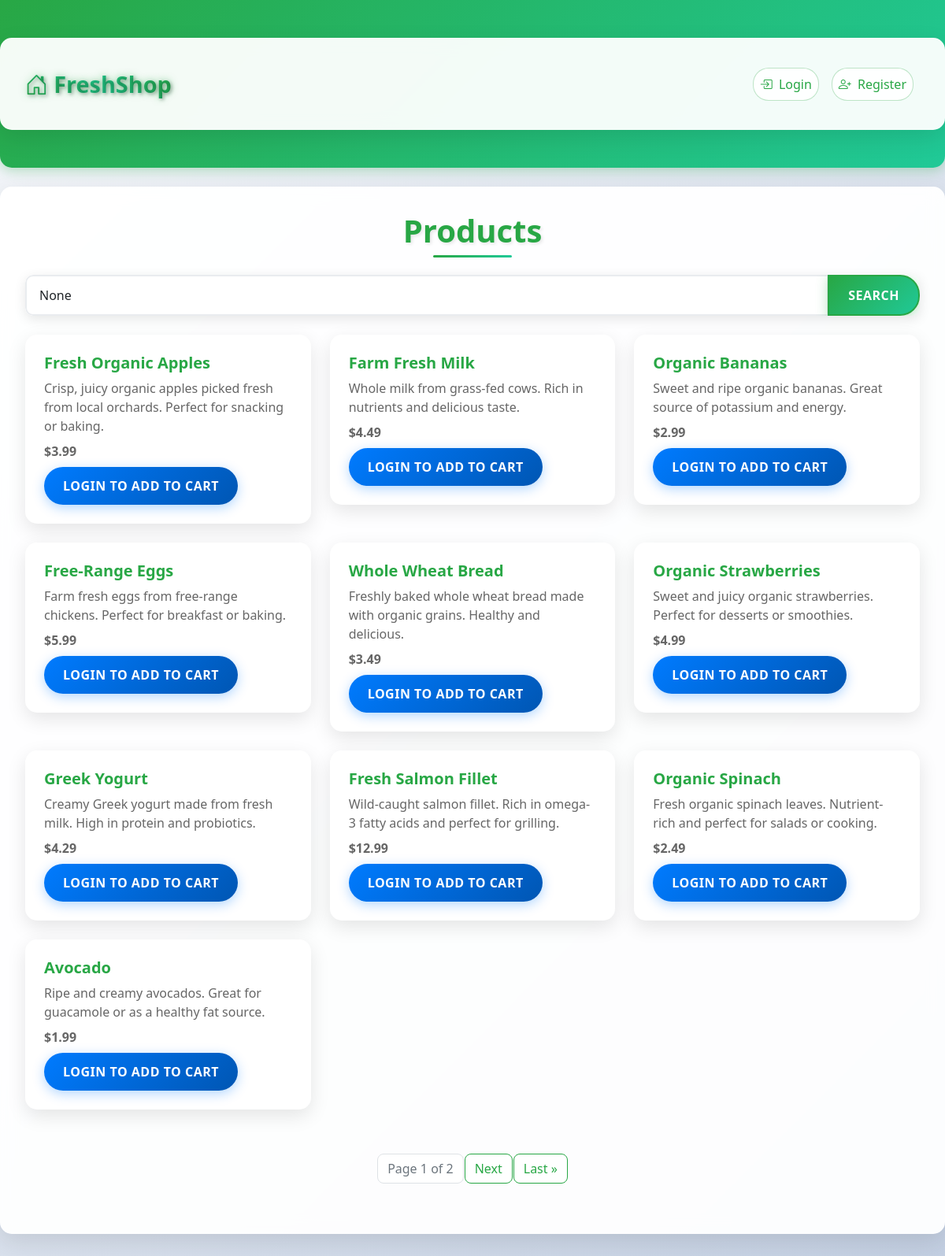
The page / on the database its author committed.
### shop/models.py (models this page shows, shortened)
class Product(models.Model):
    name = models.CharField(max_length=100)
    description = models.TextField()
    price = models.DecimalField(max_digits=10, decimal_places=2)
    image = models.ImageField(upload_to='products/')

### shop/views.py (the view)
# urls.py: path('', views.product_list, name='product_list'),
def product_list(request):
    query = request.GET.get('q')
    products = Product.objects.all()
    if query:
        products = products.filter(Q(name__icontains=query) | Q(description__icontains=query))
    paginator = Paginator(products, 10)  # Show 10 products per page
    page_number = request.GET.get('page')
    page_obj = paginator.get_page(page_number)
    return render(request, 'shop/product_list.html', {'page_obj': page_obj, 'query': query})

### templates/shop/product_list.html (shortened to what this page needs)
<!DOCTYPE html>
<html lang="en">
<head>
    <link href="https://cdn.jsdelivr.net/npm/bootstrap@5.1.3/dist/css/bootstrap.min.css" rel="stylesheet">
    <link rel="stylesheet" href="https://cdn.jsdelivr.net/npm/bootstrap-icons@1.10.0/font/bootstrap-icons.css">
    {% load static %}
    <link rel="stylesheet" href="{% static 'css/styles.css' %}">
</head>
<body>
    <nav class="navbar navbar-expand-lg navbar-light bg-light">
        <div class="container">
            <a class="navbar-brand" href="{% url 'product_list' %}"><i class="bi bi-house-door"></i> FreshShop</a>
            <div class="navbar-nav ms-auto">
                {% if user.is_authenticated %}
                    <a class="nav-link" href="{% url 'view_cart' %}"><i class="bi bi-cart3"></i> Cart</a>
                    <a class="nav-link" href="{% url 'logout' %}"><i class="bi bi-box-arrow-right"></i> Logout</a>
                {% else %}
                    <a class="nav-link" href="{% url 'login' %}"><i class="bi bi-box-arrow-in-right"></i> Login</a>
                    <a class="nav-link" href="{% url 'register' %}"><i class="bi bi-person-plus"></i> Register</a>
                {% endif %}
            </div>
        </div>
    </nav>
    <div class="container mt-4">
        <h1>Products</h1>
        <form method="get" class="mb-4">
            <div class="input-group">
                <input type="text" name="q" class="form-control" placeholder="Search products..." value="{{ query }}">
                <button class="btn btn-outline-secondary" type="submit">Search</button>
            </div>
        </form>
        <div class="row">
            {% for product in page_obj %}
            <div class="col-md-4 mb-4">
                <div class="card">
                    <div class="card-body">
                        <h5 class="card-title">{{ product.name }}</h5>
                        <p class="card-text">{{ product.description }}</p>
                        <p class="card-text"><strong>${{ product.price }}</strong></p>
                        {% if user.is_authenticated %}
                            <a href="{% url 'add_to_cart' product.id %}" class="btn btn-primary">Add to Cart</a>
                        {% else %}
                            <a href="{% url 'login' %}" class="btn btn-primary">Login to Add to Cart</a>
                        {% endif %}
                    </div>
                </div>
            </div>
            {% endfor %}
        </div>
        <nav aria-label="Page navigation">
            <ul class="pagination">
                <li class="page-item disabled"><span class="page-link">Page {{ page_obj.number }} of {{ page_obj.paginator.num_pages }}</span></li>
                {% if page_obj.has_next %}
                    <li class="page-item"><a class="page-link" href="?page={{ page_obj.next_page_number }}{% if query %}&q={{ query }}{% endif %}">Next</a></li>
                    <li class="page-item"><a class="page-link" href="?page={{ page_obj.paginator.num_pages }}{% if query %}&q={{ query }}{% endif %}">Last &raquo;</a></li>
                {% endif %}
            </ul>
        </nav>
    </div>
</body>
</html>

### static/css/styles.css (style rules this page uses)
body { font-family: 'Segoe UI', Tahoma, Geneva, Verdana, sans-serif; background: linear-gradient(135deg, #f5f7fa 0%, #c3cfe2 100%); min-height: 100vh; margin: 0; color: #333; }
.container { background: rgba(255, 255, 255, 0.95); border-radius: 15px; box-shadow: 0 10px 30px rgba(0, 0, 0, 0.1); backdrop-filter: blur(10px); padding: 2rem; margin: 2rem auto; max-width: 1200px; }
.navbar { background: linear-gradient(135deg, #28a745 0%, #20c997 100%) !important; border-radius: 0 0 15px 15px; box-shadow: 0 4px 15px rgba(40, 167, 69, 0.3); padding: 1rem 0; }
.navbar-brand { font-weight: bold; font-size: 1.8rem; color: #28a745 !important; text-shadow: 0 0 10px rgba(40, 167, 69, 0.5), 2px 2px 4px rgba(0, 0, 0, 0.3); background: linear-gradient(45deg, #28a745, #20c997, #28a745); -webkit-background-clip: text; -webkit-text-fill-color: transparent; background-clip: text; }
.nav-link { color: #28a745 !important; font-weight: 500; transition: all 0.3s ease; margin: 0 0.5rem; background: rgba(255, 255, 255, 0.9); padding: 0.5rem 1rem; border-radius: 20px; border: 1px solid rgba(40, 167, 69, 0.3); }
.nav-link i { color: #28a745 !important; margin-right: 0.25rem; }
h1 { color: #28a745; font-weight: 700; text-align: center; margin-bottom: 2rem; text-shadow: 2px 2px 4px rgba(0, 0, 0, 0.1); position: relative; }
h1::after { content: ''; position: absolute; bottom: -10px; left: 50%; transform: translateX(-50%); width: 100px; height: 3px; background: linear-gradient(90deg, #28a745, #20c997); border-radius: 2px; }
.card { border: none; border-radius: 15px; box-shadow: 0 8px 25px rgba(0, 0, 0, 0.1); transition: all 0.3s ease; overflow: hidden; background: white; }
.card-body { padding: 1.5rem; }
.card-title { color: #28a745; font-weight: 600; margin-bottom: 0.5rem; }
.card-text { color: #666; margin-bottom: 0.5rem; }
.btn { border-radius: 25px; padding: 0.75rem 1.5rem; font-weight: 600; text-transform: uppercase; letter-spacing: 0.5px; transition: all 0.3s ease; border: none; position: relative; overflow: hidden; }
.btn::before { content: ''; position: absolute; top: 0; left: -100%; width: 100%; height: 100%; background: linear-gradient(90deg, transparent, rgba(255, 255, 255, 0.2), transparent); transition: left 0.5s; }
.btn-primary { background: linear-gradient(135deg, #007bff 0%, #0056b3 100%); box-shadow: 0 4px 15px rgba(0, 123, 255, 0.3); }
.form-control { border-radius: 10px; border: 2px solid #e9ecef; padding: 0.75rem 1rem; transition: all 0.3s ease; background: rgba(255, 255, 255, 0.8); }
.input-group { box-shadow: 0 4px 15px rgba(0, 0, 0, 0.1); border-radius: 10px; overflow: hidden; }
.pagination { justify-content: center; margin: 2rem 0; }
.page-link { color: #28a745; border-color: #28a745; border-radius: 8px !important; margin: 0 2px; transition: all 0.3s ease; }
.btn-outline-secondary { background: linear-gradient(135deg, #28a745 0%, #20c997 100%) !important; color: white !important; border: 2px solid #28a745 !important; box-shadow: 0 4px 15px rgba(40, 167, 69, 0.3); transition: all 0.3s ease !important; }

### rows shown on the page
Product: name "Fresh Organic Apples", description "Crisp, juicy organic apples picked fresh from local orchards. Perfect for snacking or baking.", price "3.99"
Product: name "Farm Fresh Milk", description "Whole milk from grass-fed cows. Rich in nutrients and delicious taste.", price "4.49"
Product: name "Organic Bananas", description "Sweet and ripe organic bananas. Great source of potassium and energy.", price "2.99"
Product: name "Free-Range Eggs", description "Farm fresh eggs from free-range chickens. Perfect for breakfast or baking.", price "5.99"
Product: name "Whole Wheat Bread", description "Freshly baked whole wheat bread made with organic grains. Healthy and delicious.", price "3.49"
Product: name "Organic Strawberries", description "Sweet and juicy organic strawberries. Perfect for desserts or smoothies.", price "4.99"
Product: name "Greek Yogurt", description "Creamy Greek yogurt made from fresh milk. High in protein and probiotics.", price "4.29"
Product: name "Fresh Salmon Fillet", description "Wild-caught salmon fillet. Rich in omega-3 fatty acids and perfect for grilling.", price "12.99"
Product: name "Organic Spinach", description "Fresh organic spinach leaves. Nutrient-rich and perfect for salads or cooking.", price "2.49"
Product: name "Avocado", description "Ripe and creamy avocados. Great for guacamole or as a healthy fat source.", price "1.99"

### other values the page prints
{{ page_obj.number }} "1"
{{ page_obj.paginator.num_pages }} "2"
